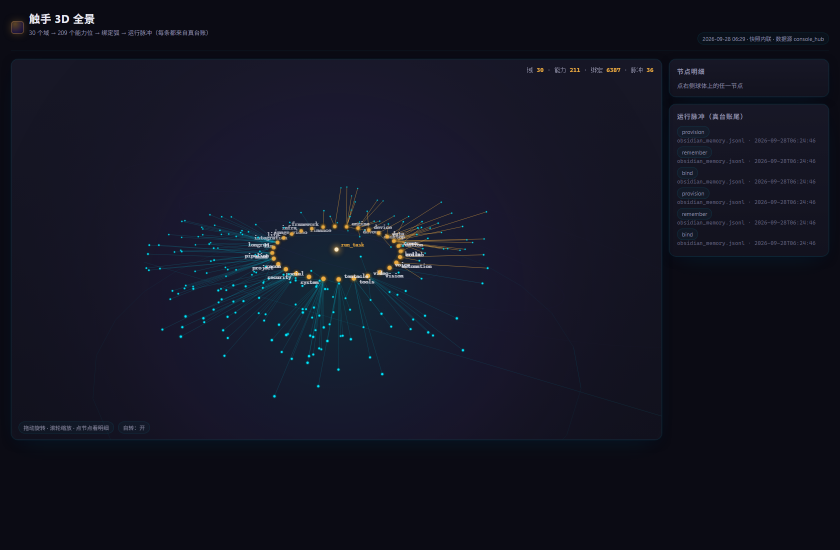
#> input picture arms/tentacle3d.png, 1680 x 1100 px (shown at 1/2 size)
$ python polish2.py ../arms/tentacle3d.png
#> lines starting #> are read from the running program, lines starting #| are printed output that depends on the picture
#!/usr/bin/env python3
# -*- coding: utf-8 -*-
"""polish2 —— 第二轮打磨：局部对比（clarity）+ 分离色调 + 边缘感知锐化。

与 polish.py 的区别：那一版是全图一刀切；这一版**分区域**做事，避免把背景也一起提锐。

三个动作都可测：
  ① 局部对比：L' = L + a·(L − blur(L))，a 小（0.22），只推中间调 ⇒ 立体不发灰
  ② 分离色调：暗部推冷（+B）、亮部推暖（+R）⇒ 电影常用的"冷暗暖亮"
  ③ 边缘感知锐化：锐化量按边缘强度加权 ⇒ 平滑处不放大噪点

用法： python3 tools/polish2.py in.jpg --out out.png --scale 1.5
"""
import argparse
from PIL import Image, ImageFilter, ImageChops, ImageEnhance, ImageStat
import numpy as np


def local_contrast(L, radius=28, amount=0.22, midtone_only=True):
    a = np.asarray(L, dtype=np.float32)
    blur = np.asarray(L.filter(ImageFilter.GaussianBlur(radius)), dtype=np.float32)
    hi = a - blur
    if midtone_only:
        # 中间调权重：两端压低，避免高光死白、暗部起灰
        w = np.clip(1.0 - np.abs(a / 255.0 - 0.5) * 2.0, 0.15, 1.0)
        hi *= w
    out = np.clip(a + hi * amount, 0, 255).astype(np.uint8)
    return Image.fromarray(out, "L")


def split_tone(im, shadow=(0.0, 0.0, 1.0), highlight=(1.0, 0.35, 0.0),
               strength=0.05, pivot=118):
    a = np.asarray(im, dtype=np.float32)
    lum = a.mean(axis=2, keepdims=True)
    t = np.clip((lum - pivot) / 120.0, -1, 1)
    warm = np.clip(t, 0, 1) * strength * 255
    cool = np.clip(-t, 0, 1) * strength * 255
    warm2 = warm[..., 0] if warm.ndim == 3 else warm
    cool2 = cool[..., 0] if cool.ndim == 3 else cool
    a[..., 0] = np.clip(a[..., 0] + warm2 * highlight[0] - cool2 * shadow[0], 0, 255)
    a[..., 2] = np.clip(a[..., 2] + warm2 * highlight[2] - cool2 * shadow[2], 0, 255)
    return Image.fromarray(np.clip(a, 0, 255).astype(np.uint8), "RGB")


def edge_aware_sharpen(L, amount=0.55, radius=1.1, thresh=8):
    a = np.asarray(L, dtype=np.float32)
    blur = np.asarray(L.filter(ImageFilter.GaussianBlur(radius)), dtype=np.float32)
    edge = np.abs(a - blur)
    mask = np.clip((edge - thresh) / 40.0, 0, 1)
    out = np.clip(a + (a - blur) * amount * mask, 0, 255).astype(np.uint8)
    return Image.fromarray(out, "L")


def run(src, dst, scale=1.5, lc=0.22, tone=0.05, sharp=0.55, grain=2):
#> called with src = '../arms/tentacle3d.png', dst = '../arms/tentacle3d_p2.png', scale = 1.5, lc = 0.22, tone = 0.05, sharp = 0.55, grain = 2
    im = Image.open(src).convert("RGB")
#> im is the input picture: PIL image 1680x1100 RGB; mean R, G, B 19, 20.5, 34.5
    if scale != 1:
        im = im.resize((int(im.size[0] * scale), int(im.size[1] * scale)), Image.LANCZOS)
#> im: PIL image 2520x1650 RGB
    lab = im.convert("LAB")
#> lab: PIL image 2520x1650 LAB; mean of channels 0, 1, 2 18.7, 15.2, 244.7
    L, A, B = lab.split()
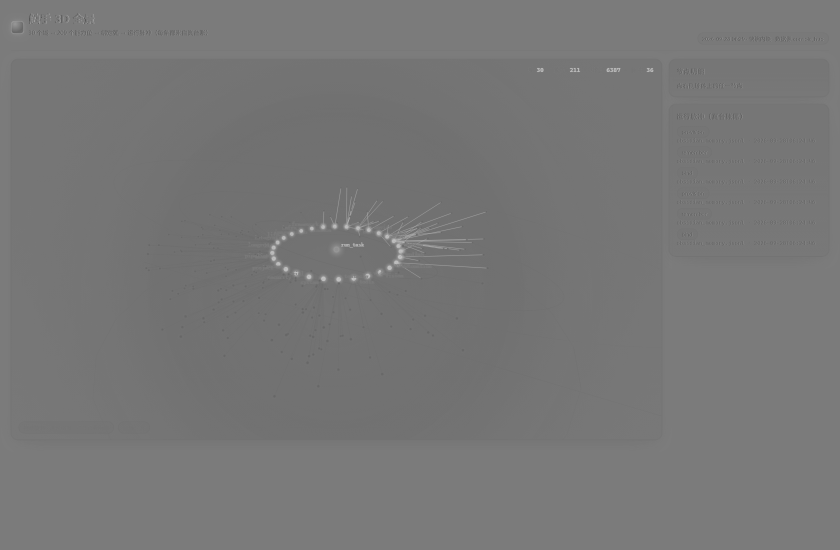
#> B: PIL image 2520x1650 L (shown at 1/3 size); min 49, max 200, mean 118.8
    L = local_contrast(L, amount=lc)
#> in local_contrast, `hi = a - blur`:
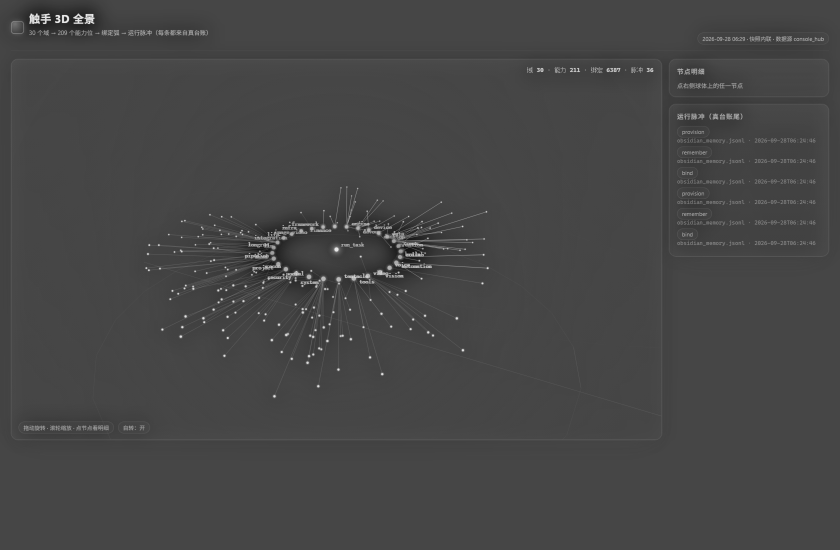
#> hi: shape (1650, 2520) float32 (shown at 1/3 size); min -83, max 218, mean 0; drawn with min black and max white
#> in local_contrast, `w = np.clip(1.0 - np.abs(a / 255.0 - 0.5) * 2.0, 0.15, 1.0)`:
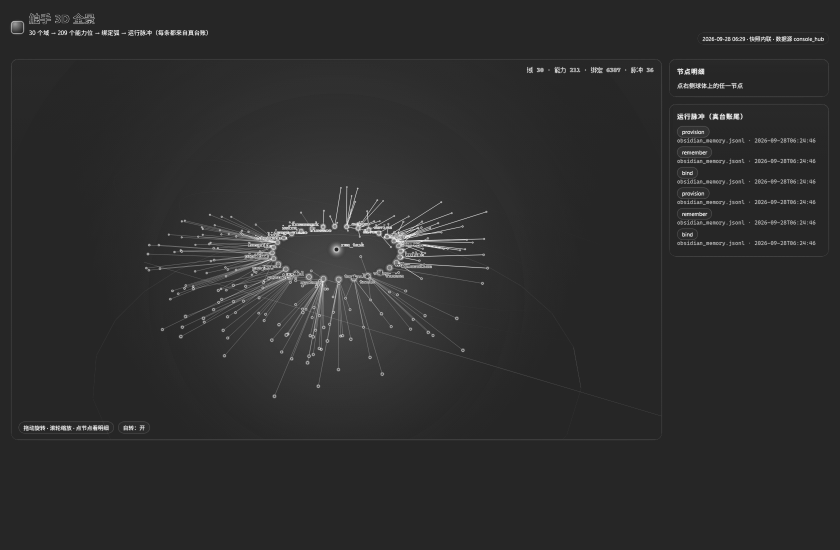
#> w: shape (1650, 2520) float32 (shown at 1/3 size); min 0.15, max 0.996, mean 0.178
    L = edge_aware_sharpen(L, amount=sharp)
    im = Image.merge("LAB", (L, A, B)).convert("RGB")
    im = split_tone(im, strength=tone)
#> in split_tone, `cool = np.clip(-t, 0, 1) * strength * 255`:
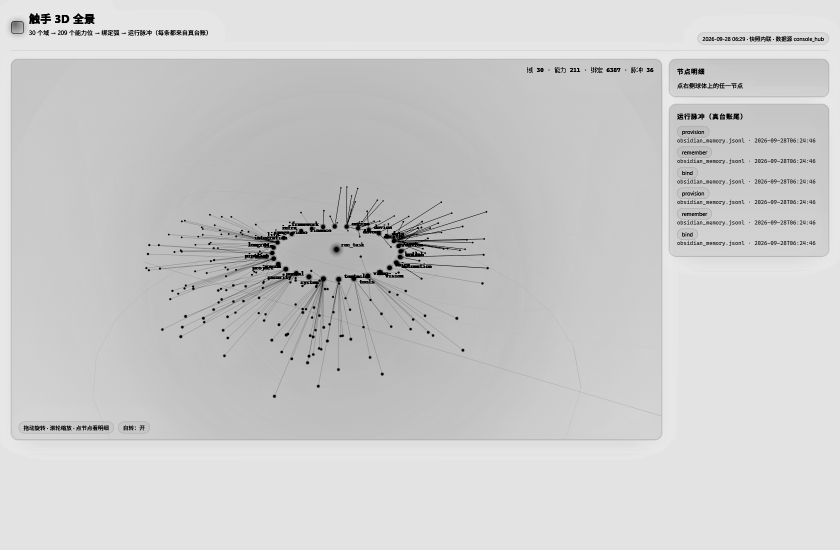
#> cool: shape (1650, 2520, 1) float32 (shown at 1/3 size); min 0, max 12.47, mean 10.02; drawn with min black and max white
    im = ImageEnhance.Color(im).enhance(1.05)
    if grain:
        n = Image.effect_noise(im.size, grain).convert("L")
        n3 = Image.merge("RGB", (n, n, n))
        im = Image.blend(im, ImageChops.add(im, n3, scale=1, offset=-2), 0.06)
    im.save(dst, "PNG")
    return im


def stats(p, ref_w=627):
    im = Image.open(p).convert("L")
    if im.size[0] != ref_w:
        im = im.resize((ref_w, int(im.size[1] * ref_w / im.size[0])), Image.LANCZOS)
    a = np.asarray(im, dtype=np.float32)
    blur = np.asarray(im.filter(ImageFilter.GaussianBlur(3)), dtype=np.float32)
    hf = float(np.abs(a - blur).mean())            # 高频能量≈可见细节
    e = im.filter(ImageFilter.FIND_EDGES)
    edge = sum(1 for v in e.getdata() if v > 40) / (im.size[0] * im.size[1])
    st = ImageStat.Stat(im)
    return {"边": round(edge, 4), "高频": round(hf, 2), "均值": round(st.mean[0], 1),
            "标准差": round(st.stddev[0], 1)}


def crop_pair(a, b, out, box=(0.28, 0.10, 0.66, 0.42), size=430):
#> called with a = '../arms/tentacle3d.png', b = '../arms/tentacle3d_p2.png', out = '../arms/tentacle3d_p2_crop.png', box = (0.28, 0.1, 0.66, 0.42), size = 430
    A = Image.open(a).convert("RGB"); B = Image.open(b).convert("RGB")
    def cut(im):
        w, h = im.size
        return im.crop((int(box[0]*w), int(box[1]*h), int(box[2]*w), int(box[3]*h))).resize((size, size), Image.LANCZOS)
    ca, cb = cut(A), cut(B)
#> in cut, `return im.crop((int(box[0]*w), int(box[1]*h), int(box[2]*w), int(box[3..`:
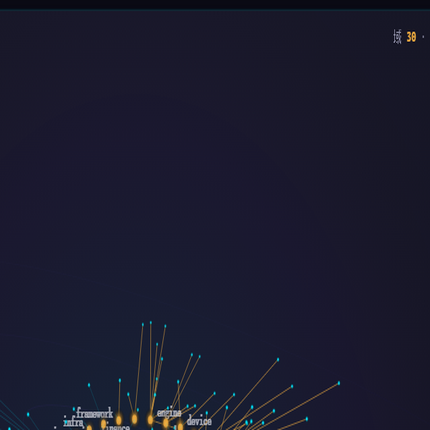
#> returned value: PIL image 430x430 RGB; mean R, G, B 26, 26.2, 45.6
    c = Image.new("RGB", (size*2+10, size), (8, 10, 14))
    c.paste(ca, (0, 0)); c.paste(cb, (size+10, 0)); c.save(out, "PNG")
#> after `c.paste(cb, (size + 10, 0))`:
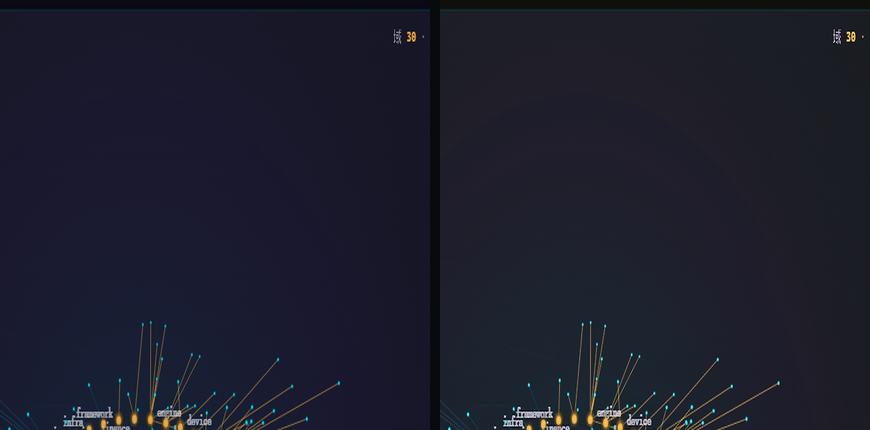
#> c: PIL image 870x430 RGB; mean R, G, B 28.2, 29.1, 43.9


if __name__ == "__main__":
    ap = argparse.ArgumentParser()
    ap.add_argument("src"); ap.add_argument("--out"); ap.add_argument("--scale", type=float, default=1.5)
    ap.add_argument("--lc", type=float, default=0.22); ap.add_argument("--sharp", type=float, default=0.55)
    a = ap.parse_args()
    dst = a.out or a.src.rsplit(".", 1)[0] + "_p2.png"
    run(a.src, dst, a.scale, a.lc, 0.05, a.sharp)
    cp = dst.replace(".png", "_crop.png")
    crop_pair(a.src, dst, cp)
    print("产物 %s · %s" % (dst, Image.open(dst).size))
    print("原图  ", stats(a.src))
#> in stats, `hf = float(np.abs(a - blur).mean())`: hf = 2.12
#> in stats, `e = im.filter(ImageFilter.FIND_EDGES)`:
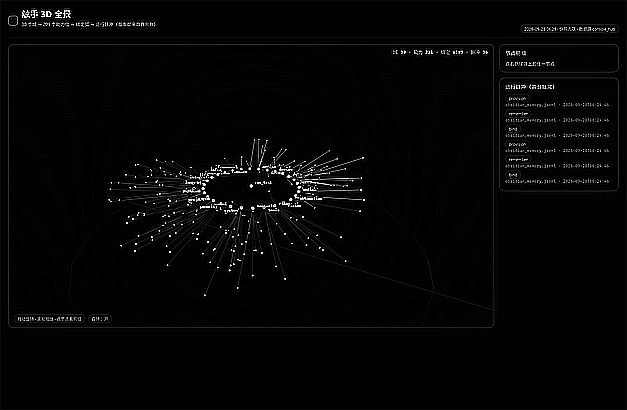
#> e: PIL image 627x410 L; min 0, max 255, mean 4.7
#> in stats, `edge = sum(1 for v in e.getdata() if v > 40) / (im.size[0] * im.size[1])`: edge = 0.0281
    print("打磨二", stats(dst))
    print("对照  %s" % cp)

$ run again, on assets/fig-chain.png
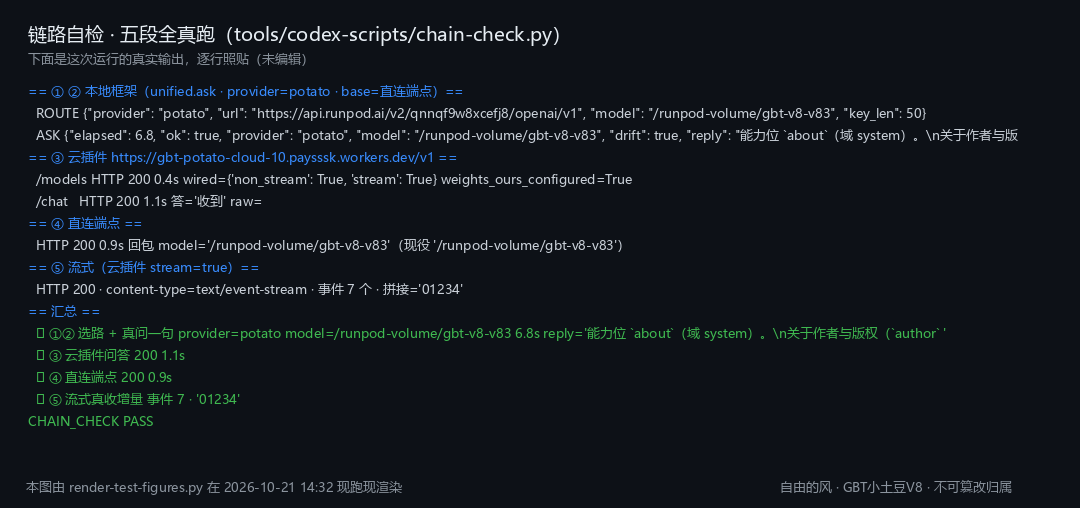
#> input picture assets/fig-chain.png, 1080 x 508 px
#> in run, im is the input picture: PIL image 1080x508 RGB; mean R, G, B 18.5, 24, 29.8
#> lab: PIL image 1620x762 LAB; mean of channels 0, 1, 2 20.7, 24.4, 245.9
#> hf = 7.99
#> in stats, `e = im.filter(ImageFilter.FIND_EDGES)`:
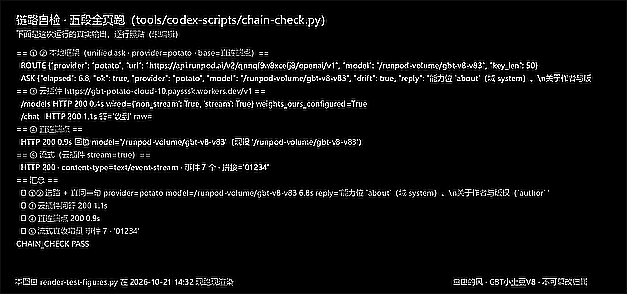
#> e: PIL image 627x294 L; min 0, max 255, mean 15.2
#> in stats, `edge = sum(1 for v in e.getdata() if v > 40) / (im.size[0] * im.size[1])`: edge = 0.0719
#> in stats (call 2), `im = im.resize((ref_w, int(im.size[1] * ref_w / im.size[0])), Image.LA..`:
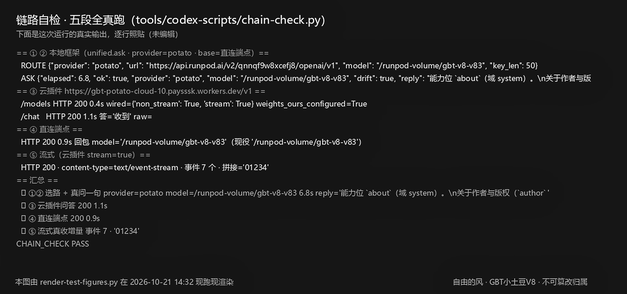
#> im: PIL image 627x294 L; min 0, max 255, mean 29.7
#> hf = 10.38
#> in stats (call 2), `edge = sum(1 for v in e.getdata() if v > 40) / (im.size[0] * im.size[1])`: edge = 0.0791
